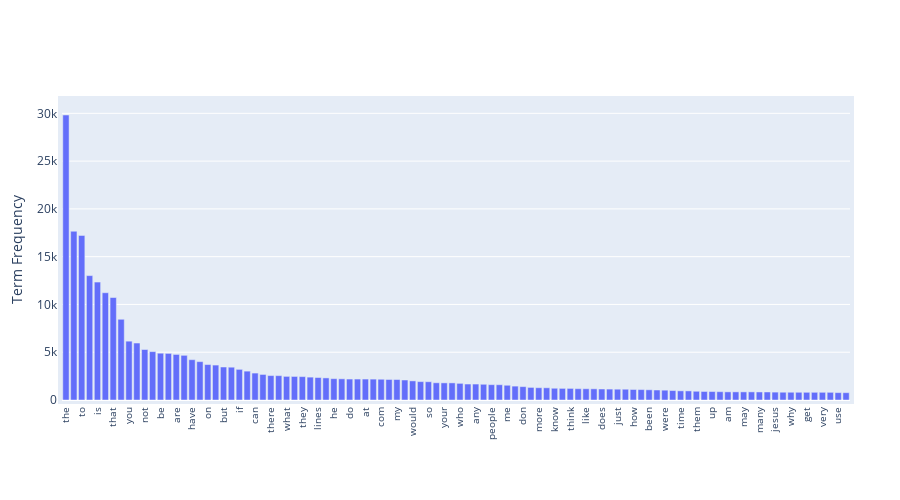

Notebook code cell kept with this figure:
### Markdown cell above
### >>> **Exercise 15 (take home):** 
Additionally, you can attempt to sort the terms on the `x-axis` by frequency instead of in alphabetical order. This way the visualization is more meaninfgul and you will be able to observe the so called [long tail](https://en.wikipedia.org/wiki/Long_tail) (get familiar with this term since it will appear a lot in data mining and other statistics courses). see picture below

![alt txt](https://upload.wikimedia.org/wikipedia/commons/thumb/8/8a/Long_tail.svg/1000px-Long_tail.svg.png)

### Code cell
# Answer here
# display the top 100 terms by frequency

# get top 100 terms
top_100 = sorted(zip(count_vect.get_feature_names_out(), term_frequencies), key=lambda x: x[1], reverse=True)[:100]

# Create a bar chart trace
trace = go.Bar(
    x=[x[0] for x in top_100],
    y=[x[1] for x in top_100],
)

layout = go.Layout(
    xaxis=dict(
        tickangle=-90,
        tickfont=dict(size=10),
    ),
    yaxis=dict(
        title='Term Frequency',
    ),
    margin=dict(
        l=50,
        r=50,
        b=100,
        t=100,
        pad=4,
    ),
    height=500,
)

# Create a figure and add the trace and layout
fig = go.Figure(data=[trace], layout=layout)

# Display the chart
fig.show()

### Figure 1 — Plotly figure (JSON) as saved in the notebook; plotly's stock layout.template omitted (floating-point values rounded to 4 significant figures)
{"data": [{"type": "bar", "x": ["the", "of", "to", "and", "is", "in", "that", "it", "you", "for", "not", "this", "be", "from", "are", "edu", "have", "as", "on", "with", "but", "or", "if", "was", "can", "we", "there", "by", "what", "subject", "they", "an", "lines", "one", "he", "god", "do", "organization", "at", "re", "com", "about", "my", "all", "would", "will", "so", "some", "your", "no", "who", "has", "any", "writes", "people", "which", "me", "article", "don", "his", "more", "other", "know", "when", "think", "their", "like", "university", "does", "out", "just", "only", "how", "also", "been", "than", "were", "then", "time", "because", "them", "posting", "up", "had", "am", "should", "may", "these", "many", "say", "jesus", "see", "why", "us", "get", "good", "very", "believe", "use", "such"], "y": [29825, 17660, 17222, 13017, 12343, 11226, 10723, 8447, 6157, 5962, 5285, 5063, 4898, 4877, 4769, 4675, 4218, 4015, 3709, 3655, 3453, 3432, 3208, 3020, 2818, 2674, 2556, 2548, 2472, 2464, 2448, 2393, 2353, 2312, 2232, 2216, 2193, 2192, 2191, 2186, 2172, 2148, 2143, 2093, 2000, 1925, 1912, 1802, 1793, 1791, 1742, 1671, 1669, 1645, 1604, 1599, 1543, 1453, 1400, 1318, 1286, 1278, 1230, 1215, 1213, 1184, 1177, 1170, 1151, 1142, 1130, 1127, 1100, 1090, 1068, 1045, 1028, 989, 959, 952, 914, 892, 885, 870, 852, 851, 850, 850, 841, 840, 825, 814, 811, 808, 806, 805, 805, 803, 772, 766]}], "layout": {"height": 500, "margin": {"b": 100, "l": 50, "pad": 4, "r": 50, "t": 100}, "xaxis": {"tickangle": -90, "tickfont": {"size": 10}}, "yaxis": {"title": {"text": "Term Frequency"}}}}
